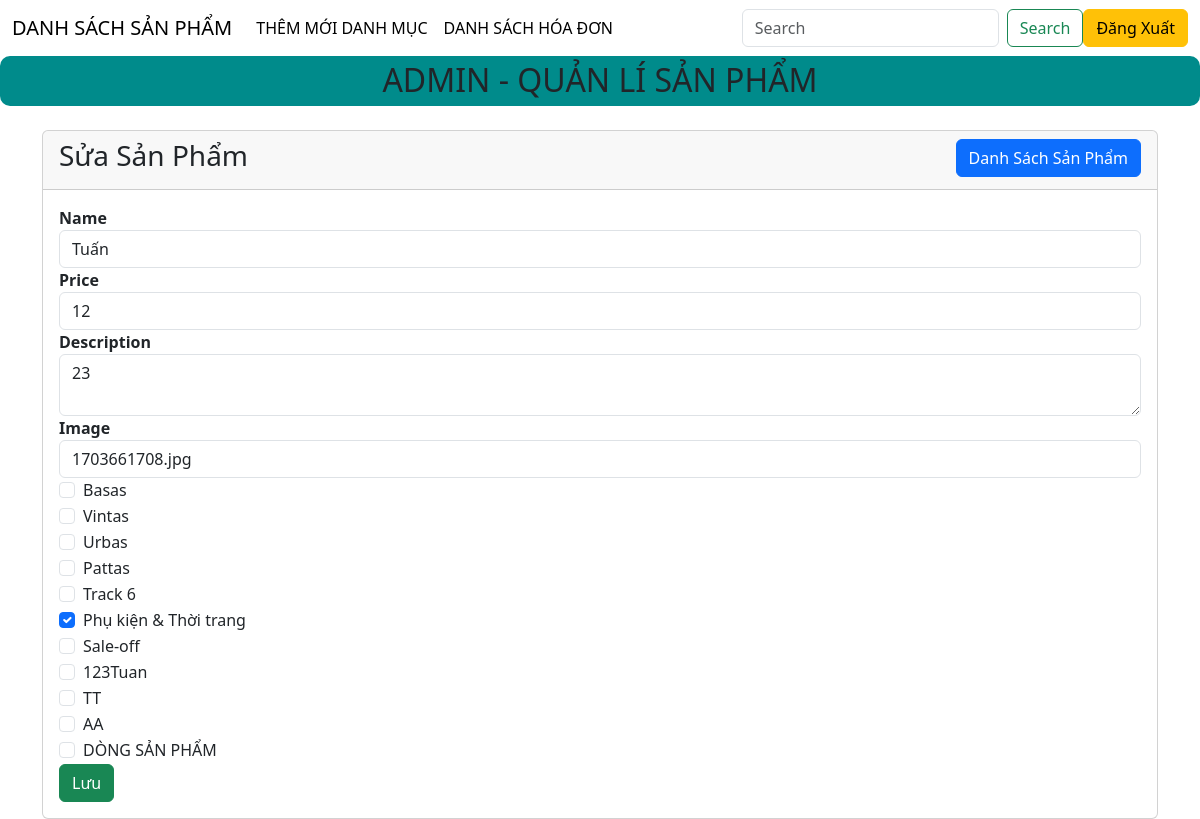
The page /admin/products/edit.php?id=31 (signed in) on the database its author committed.
### tables this page shows
CREATE TABLE `products` (
  `id` int(11) NOT NULL,
  `name` varchar(255) NOT NULL,
  `price` double NOT NULL,
  `description` text NOT NULL,
  `image` varchar(255) NOT NULL
);

CREATE TABLE `categories` (
  `id` int(11) NOT NULL,
  `name` varchar(255) NOT NULL,
  `type` int(11) NOT NULL
);

### app/models/Template.php (called while the page is built, shortened)
<?php
class Template
{
    public function render($view, $data = []) {
        extract($data);
        include BASE_PATH . 'app/view/blocks/' . $view . '.php';
        return ob_get_clean();
    }
}

### app/models/Product.php (called while the page is built, shortened)
<?php
class Product extends Database{
    public function getProductAndCategoriesID($id){
        $sql = parent::$connection->prepare('SELECT `products`.*,GROUP_CONCAT(`category_product`.`category_id`) AS categories_id
                                            FROM `products`
                                            INNER JOIN `category_product` ON `products`.`id` =`category_product`.`product_id`
                                            WHERE `products`.`id` = ?');
        $sql->bind_param('i',$id);
        return parent::select($sql)[0];
    }
}

### app/models/Database.php (called while the page is built, shortened)
<?php
class Database{
    public function select($sql){
        $sql->execute();
        $items = $sql->get_result()->fetch_all(MYSQLI_ASSOC);
        return $items;
    }
}

### app/models/Category.php (called while the page is built, shortened)
<?php
class Category extends Database{
    public function getAllCategories(){
        $sql = parent::$connection->prepare('SELECT * FROM `categories`     ');
        return parent::select($sql);
    }
}

### app/view/blocks/products/edit-product.php (the view, shortened to what this page needs)
<div class="container">
    <div class="card">
        <div class="card-header">
            <div class="row">
                <div class="col-md-6">
                    <h3>Sửa Sản Phẩm</h3>
                </div>
                <div class="col-md-6">
                    <a href="../index.php" class="btn btn-primary float-end">Danh Sách Sản Phẩm</a>
                </div>
            </div>
        </div>
        <div class="card-body">
            <form action="update.php" method="post" enctype="multipart/form-data">
                        <div class="form-group">
                            <strong>Name</strong>
                            <input type="text" class="form-control" name="productName" id="productName"  value="<?php echo $product['name']?>">
                        </div>
                        <div class="form-group">
                            <strong>Price</strong>
                            <input type="text" class="form-control" name="productPrice" id="productPrice" value="<?php echo $product['price']?>">
                        </div>
                        <div class="form-group">
                            <strong>Description</strong>
                            <textarea class="form-control" id="productDes" name="productDes"><?php echo $product['description'] ?></textarea>
                        </div>
                        <div class="form-group">
                            <strong>Image</strong>
                            <input type="text" class="form-control" name="productImg" id="productImg" value="<?php echo $product['image']?>">
                        </div>
                        <?php
                            $category_id = explode(',',$product['categories_id']);
                        ?>
                        <?php foreach ($categories as $category ) :?>
                            <div class="form-check">
                                    <input class="form-check-input" type="checkbox" value="<?php echo $category['id'] ?>" id="category_<?php echo $category['id'] ?>" name="categoriesId[]" <?php echo in_array($category['id'],$category_id)? 'checked' : '' ?>>
                                    <label class="form-check-label" for="category_<?php echo $category['id'] ?>"><?php echo $category['name'] ?></label>
                            </div>
                        <?php endforeach; ?>
                        <div class="form-group">
                            <button type="submit" class="btn btn-success">Lưu</button>
                        </div>
            </form>
        </div>
    </div>
</div>

### rows shown on the page
products: productName "Tuấn", productPrice "12", productDes "23", productImg "1703661708.jpg"
categories: name "Basas"
categories: name "Vintas"
categories: name "Urbas"
categories: name "Pattas"
categories: name "Track 6"
categories: id "☑", name "Phụ kiện & Thời trang"
categories: name "Sale-off"
categories: name "123Tuan"
categories: name "TT"
categories: name "AA"
categories: name "DÒNG SẢN PHẨM"
